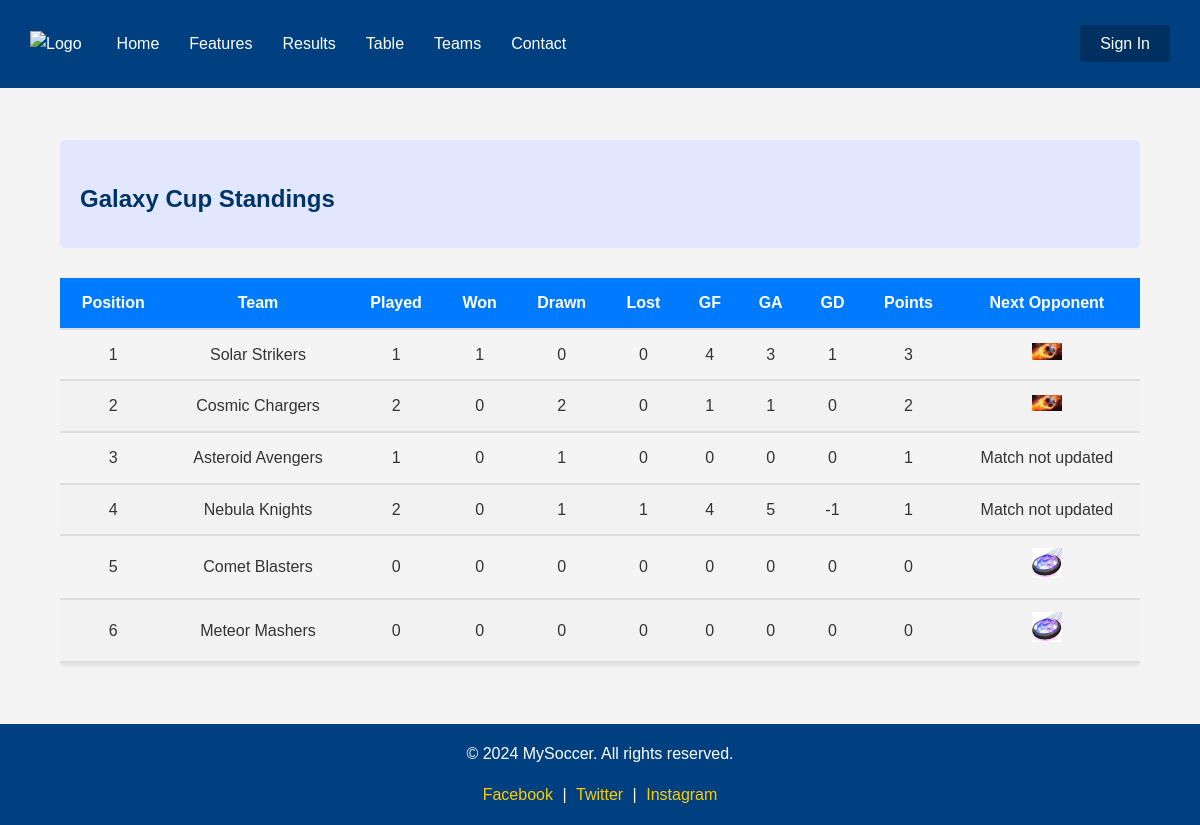
The page /table.php?tournament_id=17 on the database its author committed.
### tables this page shows
CREATE TABLE `tournaments` (
  `id` int(11) NOT NULL,
  `name` varchar(255) NOT NULL,
  `logo` varchar(255) NOT NULL,
  `num_teams` int(11) NOT NULL,
  `start_date` date NOT NULL,
  `end_date` date NOT NULL,
  `organizer` varchar(255) NOT NULL,
  `location` varchar(255) NOT NULL,
  `register` int(11) DEFAULT 0,
  `admin_id` int(11) NOT NULL
);

CREATE TABLE `standings_history` (
  `id` int(11) NOT NULL,
  `tournament_id` int(11) NOT NULL,
  `position` int(11) DEFAULT NULL,
  `team_name` varchar(255) NOT NULL,
  `played` int(11) NOT NULL,
  `won` int(11) NOT NULL,
  `drawn` int(11) NOT NULL,
  `lost` int(11) NOT NULL,
  `gf` int(11) NOT NULL,
  `ga` int(11) NOT NULL,
  `gd` int(11) NOT NULL,
  `points` int(11) NOT NULL,
  `next_opponent` varchar(255) DEFAULT 'Match not updated',
  `updated_at` timestamp NOT NULL DEFAULT current_timestamp()
);

CREATE TABLE `teams` (
  `id` int(11) NOT NULL,
  `tournament_id` int(11) NOT NULL,
  `name` varchar(255) NOT NULL,
  `logo` varchar(255) NOT NULL,
  `coach_name` varchar(255) NOT NULL
);

### table.php (the view, shortened to what this page needs)
<?php
require 'includes/db_connect.php';
$tournament_id = (int)$_GET['tournament_id'];
$sql = "SELECT * FROM tournaments WHERE id = ?";
$stmt = $conn->prepare($sql);
$stmt->bind_param("i", $tournament_id);
$stmt->execute();
$tournament1 = $stmt->get_result()->fetch_assoc();
$sql_standings = "
    SELECT team_name, position, played, won, drawn, lost, gf, ga, gd, points, teams.logo AS next_opponent_logo
    FROM standings_history
    LEFT JOIN teams ON standings_history.next_opponent = teams.name
    WHERE standings_history.tournament_id = ?
    ORDER BY position ASC";
$stmt_standings = $conn->prepare($sql_standings);
$stmt_standings->bind_param("i", $tournament_id);
$stmt_standings->execute();
$standings_result = $stmt_standings->get_result();
?>
<!DOCTYPE html>
<html lang="en">
<head>
    <link rel="stylesheet" href="css/styles.css?v=1.0">
</head>
<body>
<?php include 'includes/header.php'; ?>
<main>
    <div class="container">
        <section class="welcome">
            <h2><?php echo htmlspecialchars($tournament1['name']); ?> Standings</h2>
        </section>
        <?php if ($standings_result->num_rows > 0): ?>
            <table class="standing-table">
                <thead>
                    <tr>
                        <th>Position</th>
                        <th>Team</th>
                        <th>Played</th>
                        <th>Won</th>
                        <th>Drawn</th>
                        <th>Lost</th>
                        <th>GF</th>
                        <th>GA</th>
                        <th>GD</th>
                        <th>Points</th>
                        <th>Next Opponent</th>
                    </tr>
                </thead>
                <tbody>
                    <?php while ($standing = $standings_result->fetch_assoc()): ?>
                        <tr>
                            <td><?php echo htmlspecialchars($standing['position']); ?></td>
                            <td><?php echo htmlspecialchars($standing['team_name']); ?></td>
                            <td><?php echo htmlspecialchars($standing['played']); ?></td>
                            <td><?php echo htmlspecialchars($standing['won']); ?></td>
                            <td><?php echo htmlspecialchars($standing['drawn']); ?></td>
                            <td><?php echo htmlspecialchars($standing['lost']); ?></td>
                            <td><?php echo htmlspecialchars($standing['gf']); ?></td>
                            <td><?php echo htmlspecialchars($standing['ga']); ?></td>
                            <td><?php echo htmlspecialchars($standing['gd']); ?></td>
                            <td><?php echo htmlspecialchars($standing['points']); ?></td>
                            <td>
                                <?php if (!empty($standing['next_opponent_logo'])): ?>
                                    <img src="uploads/teams/<?php echo htmlspecialchars($standing['next_opponent_logo']); ?>" alt="Next opponent logo" class="team-logo">
                                <?php else: ?>
                                    <span>Match not updated</span>
                                <?php endif; ?>
                            </td>
                        </tr>
                    <?php endwhile; ?>
                </tbody>
            </table>
        <?php else: ?>
            <p>No standings available for this tournament yet.</p>
        <?php endif; ?>
    </div>
</main>
<?php include 'includes/footer.php'; ?>
</body>
</html>

### css/styles.css (style rules this page uses)
html, body { font-family: Arial, sans-serif; margin: 0; padding: 0; background-color: #f4f4f4; color: #333; line-height: 1.6; height: 100%; display: flex; flex-direction: column; }
.container { max-width: 90%; margin: 50px auto; overflow: hidden; padding: 20px 0; }
.container { width: 90%; max-width: 1200px; margin: auto; padding: 20px 0; }
main { padding: 20px 0; flex: 1; }
.welcome { background: #e0e7ff; padding: 20px; border-radius: 5px; margin-bottom: 30px; padding-top: 20px; margin-top: 100px; }
.welcome h2 { margin-bottom: 10px; color: #003366; }
.standing-table { width: 100%; border-collapse: collapse; margin: 20px 0; font-size: 1em; font-family: Arial, sans-serif; box-shadow: 0 2px 5px rgba(0,0,0,0.1); }
.standing-table th, .standing-table td { padding: 12px 15px; border-bottom: 2px solid #dddddd; text-align: center; }
.standing-table th { background-color: #007BFF; color: white; }
.standing-table tr:nth-child(even) { background-color: #f2f2f2; }
.team-logo { width: 30px; height: auto; }

### rows shown on the page
tournaments: name "Galaxy Cup"
standings_history: position "1", team_name "Solar Strikers", played "1", won "1", drawn "0", lost "0", gf "4", ga "3", gd "1", points "3", teams.logo (picture)
standings_history: position "2", team_name "Cosmic Chargers", played "2", won "0", drawn "2", lost "0", gf "1", ga "1", gd "0", points "2", teams.logo (picture)
standings_history: position "3", team_name "Asteroid Avengers", played "1", won "0", drawn "1", lost "0", gf "0", ga "0", gd "0", points "1", shows "Match not updated"
standings_history: position "4", team_name "Nebula Knights", played "2", won "0", drawn "1", lost "1", gf "4", ga "5", gd "-1", points "1", shows "Match not updated"
standings_history: position "5", team_name "Comet Blasters", played "0", won "0", drawn "0", lost "0", gf "0", ga "0", gd "0", points "0", teams.logo (picture)
standings_history: position "6", team_name "Meteor Mashers", played "0", won "0", drawn "0", lost "0", gf "0", ga "0", gd "0", points "0", teams.logo (picture)
